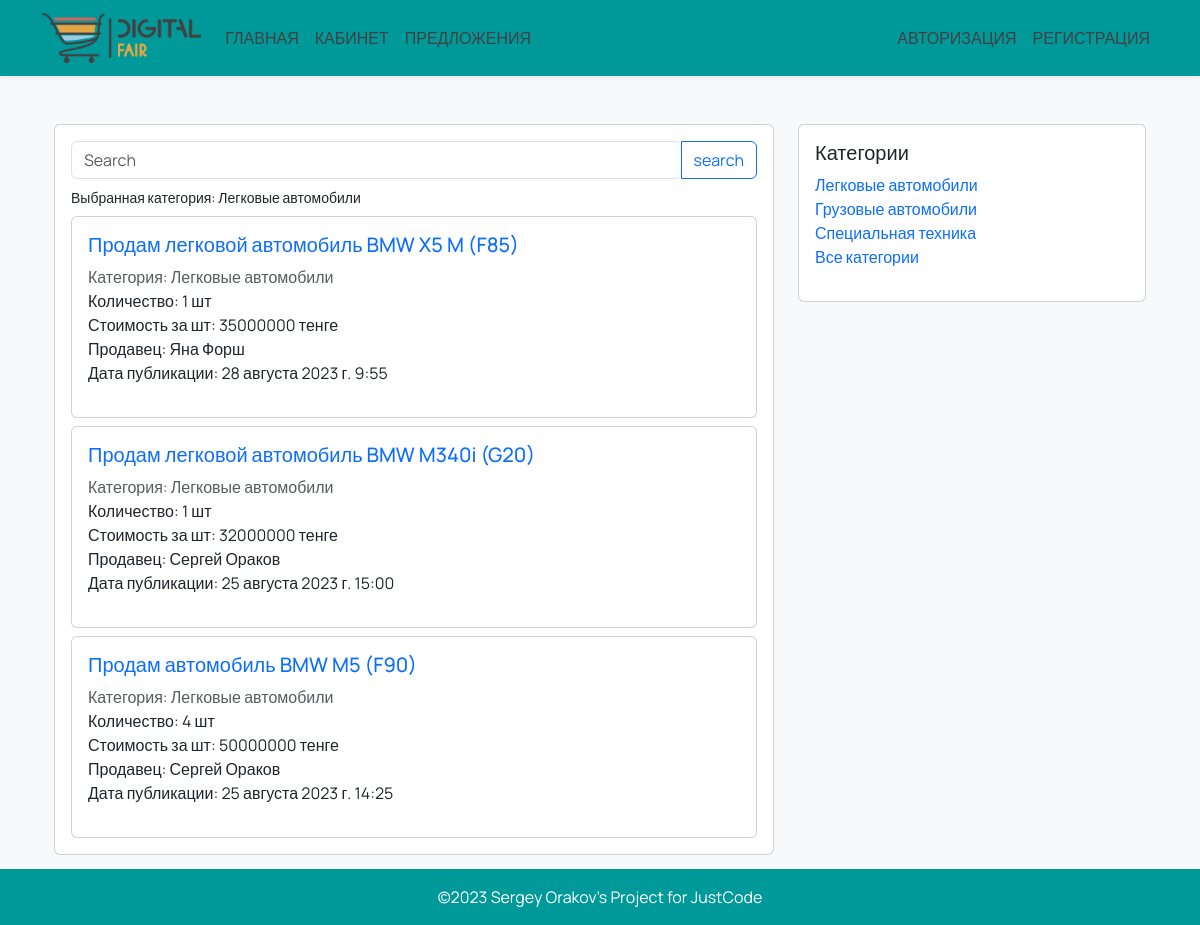
Screenshot of /offers/1 with the database file from the repository.
### main/models.py (models this page shows, shortened)
class Category(models.Model):
    name = models.CharField(max_length=64)
    description = models.TextField(null=True, blank=True)
    class Meta:
        verbose_name = 'Категория'
        verbose_name_plural = 'Категории'

class OfferSale(models.Model):
    title = models.CharField(max_length=64)
    image = models.ImageField(upload_to='img/offer_image', default='img/no_item_image.jpg')
    category = models.ForeignKey(Category, on_delete=models.CASCADE)
    description = models.TextField(null=True, blank=True)
    manufacturer = models.ForeignKey(Manufacturer, on_delete=models.CASCADE)
    offer_model = models.ForeignKey(OfferModel, on_delete=models.CASCADE)
    amount = models.PositiveIntegerField()
    unit = models.ForeignKey(Unit, on_delete=models.CASCADE)
    condition_new = models.BooleanField(default=True)
    price = models.PositiveIntegerField()
    datetime = models.DateTimeField(auto_now_add=True)
    in_active = models.BooleanField(default=True)
    salesman = models.ForeignKey(CustomUser, on_delete=models.CASCADE)
    country = models.CharField(max_length=64)
    city = models.CharField(max_length=64)
    street = models.CharField(max_length=64)
    home_number = models.CharField(max_length=64)
    class Meta:
        verbose_name = 'Предложение на продажу'
        verbose_name_plural = 'Предложения на продажу'

class Manufacturer(models.Model):
    name = models.CharField(max_length=128)
    description = models.TextField(null=True, blank=True)
    class Meta:
        verbose_name = 'Производитель'
        verbose_name_plural = 'Производители'
    def __str__(self):
        return self.name

class OfferModel(models.Model):
    name = models.CharField(max_length=128)
    manufacturer = models.ForeignKey(Manufacturer, on_delete=models.CASCADE)
    description = models.TextField(null=True, blank=True)
    class Meta:
        verbose_name = 'Модель'
        verbose_name_plural = 'Модели'
    def __str__(self):
        return self.name

class Unit(models.Model):
    name = models.CharField(max_length=64)
    class Meta:
        verbose_name = 'Единица измерения'
        verbose_name_plural = 'Единицы измерения'
    def __str__(self):
        return self.name

class CustomUser(AbstractBaseUser, PermissionsMixin):
    iin = models.CharField(max_length=12, unique=True)
    first_name = models.CharField(max_length=64)
    last_name = models.CharField(max_length=64)
    email = models.EmailField(max_length=128)
    country = models.CharField(max_length=64)
    city = models.CharField(max_length=64)
    street = models.CharField(max_length=64)
    home_number = models.CharField(max_length=64)
    phone_regex = RegexValidator(
        regex=r'^\+?1?\d{11}$',
        message='Номер телефона должен быть в международном формате: +77011234567'
    )
    phone = models.CharField(validators=[phone_regex], max_length=12)
    avatar = models.ImageField(upload_to='profile_photo', default='img/default_avatar.jpg')
    is_active = models.BooleanField(default=True)
    is_staff = models.BooleanField(default=False)
    date_joined = models.DateTimeField(default=timezone.now)
    class Meta:
        verbose_name = 'Пользователь'
        verbose_name_plural = 'Пользователи'
    USERNAME_FIELD = 'iin'
    REQUIRED_FIELDS = []
    objects = CustomUserManager()

### main/views.py (the view)
# urls.py: path('offers/', offersView, name='offers_url'),
def offersView(request, category_id=None):
    categories = Category.objects.all()
    selected_category = None
    offers = OfferSale.objects.all().order_by('-datetime')
    query = request.GET.get('q')
    if query:
        offers = offers.filter(
            Q(title__icontains=query) | Q(description__icontains=query)
        )
    if category_id:
        selected_category = get_object_or_404(Category, pk=category_id)
        offers = offers.filter(category=selected_category)
    context = {
        'categories': categories,
        'offers': offers,
        'selected_category': selected_category,
        'search_query': query
        }
    return render(request, 'offers.html', context)

### main/context_processors.py (called while the page is built)
def current_year(request):
    return {'current_year': datetime.datetime.now().year}

### templates/offers.html (shortened to what this page needs)
{% extends 'base.html' %}
{% load static %}
{% block content %}
<div class="container mt-5">
    <div class="row">
        <div class="col-md-8">
            <div class="card">
                <div class="card-body">
                    <div class="d-grid gap-2">
                        <form class="input-group" method="GET">
                            <input type="search" class="form-control rounded" placeholder="Search" aria-label="Search" aria-describedby="search-addon" name="q">
                            <button type="submit" class="btn btn-outline-primary">search</button>
                        </form>
                        <div class="d-grid gap-2">
                            {% if selected_category %}
                            <small>Выбранная категория: {{ selected_category.name }}</small>
                            {% else %}
                            <small>Выбранная категория: Все</small>
                            {% endif %}
                        </div>
                        {% for offer in offers %}
                        <div class="card">
                            <div class="card-body">
                                <div class="d-grid gap-2">
                                    <ul class="list-unstyled">
                                        <li class="list-group-item"><h5><a class="text-decoration-none" href="{% url 'offer_url' offer.id %}">{{ offer.title }} {{ offer.manufacturer }} {{ offer.offer_model }}</a></h5></li>
                                        <li class="list-group-item text-muted">Категория: {{ offer.category.name }}</li>
                                        <li class="list-group-item">Количество: {{ offer.amount }} {{ offer.unit }}</li>
                                        <li class="list-group-item">Стоимость за {{ offer.unit }}: {{ offer.price }} тенге</li>
                                        <li class="list-group-item">Продавец: {{ offer.salesman.first_name }} {{ offer.salesman.last_name }}</li>
                                        <li class="list-group-item">Дата публикации: {{ offer.datetime }}</li>
                                    </ul>
                                </div>
                            </div>
                        </div>
                        {% endfor %}
                    </div>
                </div>
            </div>
        </div>
        <div class="col-md-4">
            <div class="card">
                <div class="card-body">
                    <ul class="list-unstyled">
                        <h5>Категории</h5>
                        {% for category in categories %}
                        <li class="list-group-item"><a class="text-decoration-none" href="{% url 'offers_url' category.id %}">{{ category.name }}</a></li>
                        {% endfor %}
                        <li class="list-group-item"><a class="text-decoration-none" href="{% url 'offers_url' %}">Все категории</a></li>
                    </ul>
                </div>
            </div>
        </div>
    </div>
</div>
{% endblock %}

### templates/base.html (style rules this page uses)
body { background-color: #f8f9fa; font-family: 'Manrope', sans-serif; margin-bottom: 70px; }

### rows the page displays
Category: name "Легковые автомобили"
OfferSale: title "Продам легковой автомобиль", manufacturer "BMW", offer_model "X5 M (F85)", category.name "Легковые автомобили", amount "1", unit "шт", price "35000000", salesman.first_name "Яна", salesman.last_name "Форш", datetime "28 августа 2023 г. 9:55"
OfferSale: title "Продам легковой автомобиль", manufacturer "BMW", offer_model "M340i (G20)", category.name "Легковые автомобили", amount "1", unit "шт", price "32000000", salesman.first_name "Сергей", salesman.last_name "Ораков", datetime "25 августа 2023 г. 15:00"
OfferSale: title "Продам автомобиль", manufacturer "BMW", offer_model "M5 (F90)", category.name "Легковые автомобили", amount "4", unit "шт", price "50000000", salesman.first_name "Сергей", salesman.last_name "Ораков", datetime "25 августа 2023 г. 14:25"
Category: name "Грузовые автомобили"
Category: name "Специальная техника"
